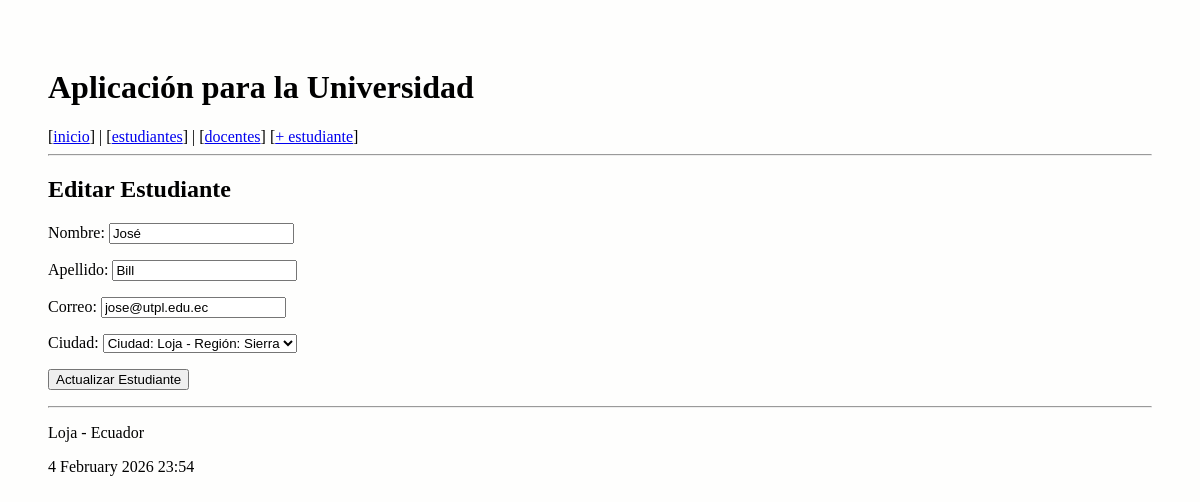
Before: /editar/estudiante/4 with the older database file.
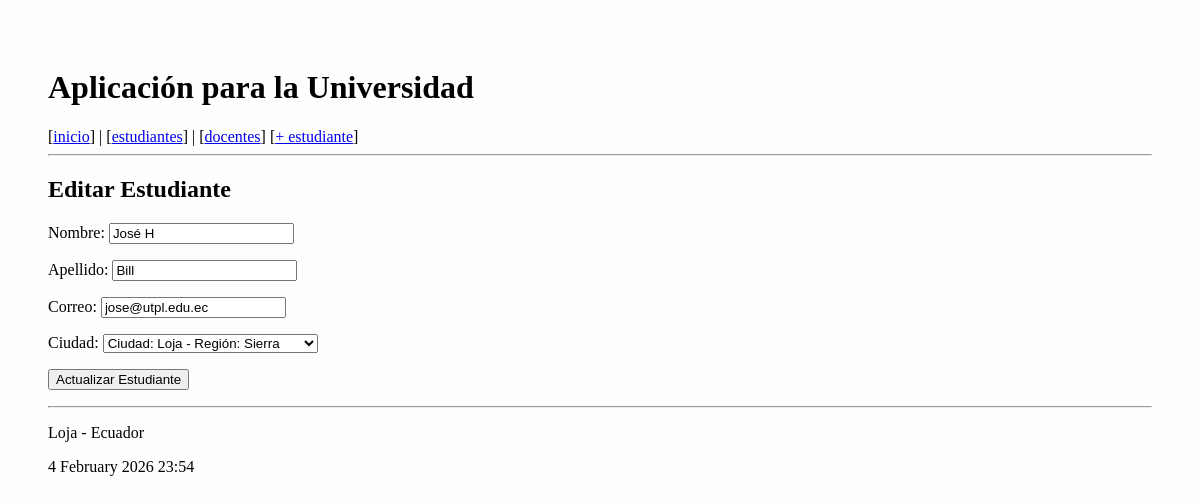
After: the same page with the newer database file.
### educativa/models.py (models this page shows, shortened)
class Estudiante(models.Model):
    nombre = models.CharField(max_length=30)
    apellido = models.CharField(max_length=30)
    correo = models.CharField(max_length=30)
    ciudad = models.ForeignKey(Ciudad, on_delete=models.CASCADE,
            related_name="estudiantes_ciudad")

class Ciudad(models.Model):
    nombre = models.CharField(max_length=200)
    region = models.CharField(max_length=200)
    def __str__(self):
        return "Ciudad: %s - Región: %s" % (self.nombre, self.region)

### educativa/views.py (the view)
# urls.py: path('editar/estudiante/<int:id>', views.editar_estudiante,
def editar_estudiante(request, id):
    estudiante = Estudiante.objects.get(pk=id)
    if request.method=='POST':
        formulario = EstudianteForm(request.POST, instance=estudiante)
        print(formulario.errors)
        if formulario.is_valid():
            formulario.save()
            return redirect(inicio)
    else:
        formulario = EstudianteForm(instance=estudiante)
    diccionario = {'formulario': formulario}
    return render(request, 'editar_estudiante.html', diccionario)

### educativa/forms.py
class EstudianteForm(ModelForm):
    class Meta:
        model = Estudiante
        fields = ['nombre', 'apellido', 'correo', 'ciudad']
        widgets = {
                'nombre': forms.TextInput(attrs={
                    'class': 'control',
                    'placeholder': 'Ej: Ana Pérez'
                }),
                'apellido': forms.TextInput(attrs={
                    'class': 'control',
                    'placeholder': 'Ej: Pérez'
                }),
                'correo': forms.EmailInput(attrs={
                    'class': 'control',
                    'placeholder': 'Ej: ana@correo.com'
                }),
            }

### educativa/templates/editar_estudiante.html (shortened to what this page needs)
{% extends "principal.html" %}
{% block contentido %}
<h2>Editar Estudiante</h2>
<form action="" method="post">
    {{ formulario.as_p }}
    <p><input type="submit" value="Actualizar Estudiante" class="btn btn-primary"/></p>
</form>
{% endblock %}

### educativa/templates/principal.html (shortened to what this page needs)
<!DOCTYPE html>
<html>
  <head>
    {% load static %}
    <link rel="stylesheet" type="text/css" href="{% static 'css/miestilo.css' %}">
    <link rel="stylesheet" type="text/css" href="https://cdn.datatables.net/1.13.1/css/jquery.dataTables.min.css">
  </head>
  <body>
    <h1>Aplicación para la Universidad </h1>
    <span>[<a href="{% url 'inicio' %}">inicio</a>]</span> |
    <span>[<a href="{% url 'listar_estudiantes' %}">estudiantes</a>]</span> |
    <span>[<a href="{% url 'listar_docentes' %}">docentes</a>]</span>
    <span>[<a href="{% url 'crear_estudiante' %}">+ estudiante</a>]</span>
    <hr>
    <section>
      {% block contentido %}
      {% endblock %}
    </section>
    <hr>
    <footer>
      <p>Loja - Ecuador</p>
      <p>{% now "j F Y H:i" %}</p>
    </footer>
  </body>
</html>

### educativa/static/css/miestilo.css (style rules this page uses)
body { background: #FEFEFD; padding: 40px; }

Changed rows visible on the page:
changed Estudiante "Bill": nombre "José" → "José H"
